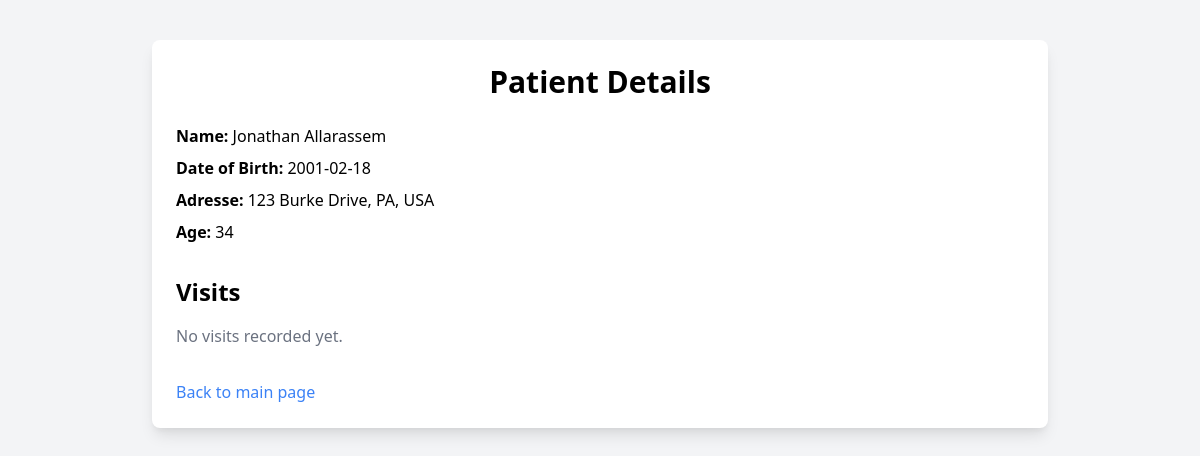
Page /patient/1 (signed in) on the earlier database version.
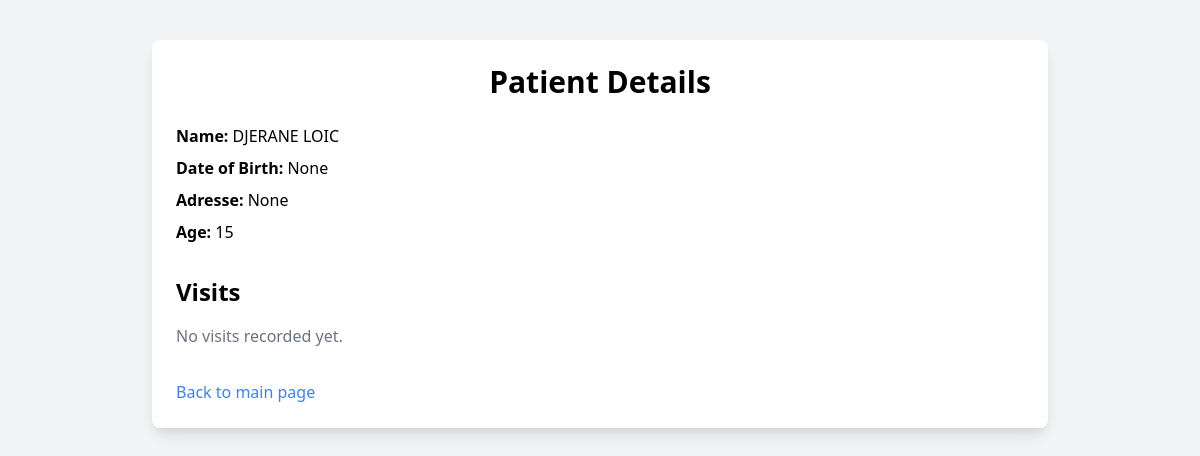
Same page on the later database version.
### tables this page shows
CREATE TABLE patients (
            name TEXT,
            date_of_birth TEXT,
            adresse TEXT,
            age INTEGER,
            date_de_naissance TEXT,
            poids REAL,
            taille REAL,
            tension_arterielle TEXT,
            temperature REAL,
            hypothese_de_diagnostique TEXT,
            bilan TEXT,
            ordonnance TEXT
        , temps_de_la_visite DATETIME, created_at DATE, signature TEXT, resultat_bilan TEXT, renseignements_clinique TEXT);

### app.py (the view)
@app.route('/patient/<int:patient_id>')
@login_required
def patient_detail(patient_id):
    conn = get_db_connection()
    patient = conn.execute('SELECT rowid, * FROM patients WHERE rowid = ?', (patient_id,)).fetchone()
    visits = conn.execute('SELECT * FROM visits WHERE patient_id = ?', (patient_id,)).fetchall()
    conn.close()
    return render_template('patient.html', patient=patient, visits=visits) if patient else ("Patient not found", 404)

### app.py (called while the page is built)
def get_db_connection():
    conn = sqlite3.connect(DATABASE)
    conn.row_factory = sqlite3.Row
    return conn

def login_required(f):
    @wraps(f)
    def decorated_function(*args, **kwargs):
        if not session.get('logged_in'):
            return redirect(url_for('login'))
        return f(*args, **kwargs)
    return decorated_function

### templates/patient.html (shortened to what this page needs)
<!DOCTYPE html>
<html lang="en">
<head>
  <link href="https://cdn.jsdelivr.net/npm/tailwindcss@2.2.19/dist/tailwind.min.css" rel="stylesheet">
</head>
<body class="bg-gray-100 min-h-screen flex flex-col items-center">
  <div class="w-full max-w-4xl p-6 bg-white shadow-lg rounded-lg mt-10">
    <h1 class="text-3xl font-bold text-center mb-6">Patient Details</h1>
    <div class="space-y-2">
      <p><strong>Name:</strong> {{ patient['name'] }}</p>
      <p><strong>Date of Birth:</strong> {{ patient['date_of_birth'] }}</p>
      <p><strong>Adresse:</strong> {{ patient['adresse'] }}</p>
      <p><strong>Age:</strong> {{ patient['age'] }}</p>
    </div>
    <h2 class="text-2xl font-bold mt-8 mb-4">Visits</h2>
    {% if visits %}
      <ul class="space-y-2">
      {% for visit in visits %}
        <li class="bg-gray-100 p-3 rounded">{{ visit['visit_date'] }}: {{ visit['notes'] }}</li>
      {% endfor %}
      </ul>
    {% else %}
      <p class="text-gray-500">No visits recorded yet.</p>
    {% endif %}
    <a href="/" class="inline-block mt-8 text-blue-500 hover:underline">Back to main page</a>
  </div>
</body>
</html>

Differences in the rows shown:
changed patients: name "Jonathan Allarassem" → "DJERANE LOIC"; age "34" → "15"; date_of_birth "2001-02-18" → (not shown); adresse "123 Burke Drive, PA, USA" → (not shown)
Other differences:
{{ patient['date_of_birth'] }}: (not shown) → "None"
{{ patient['adresse'] }}: (not shown) → "None"
